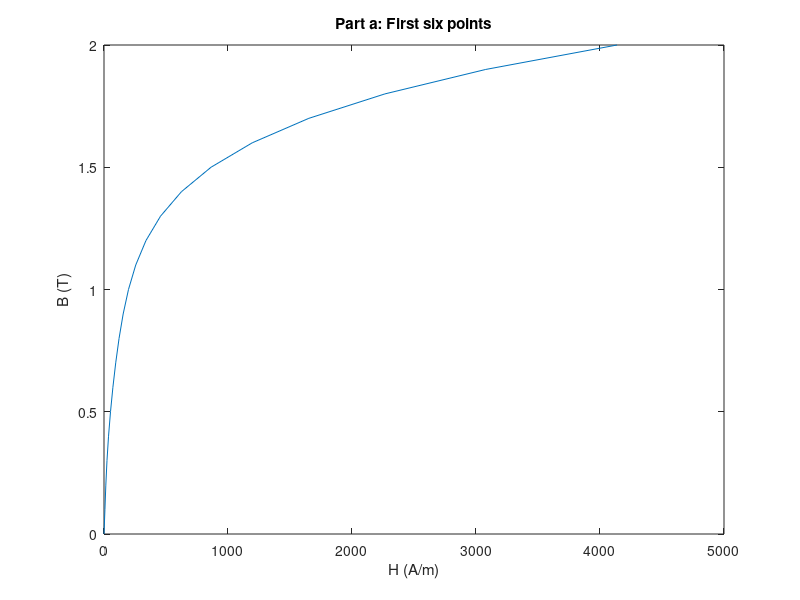
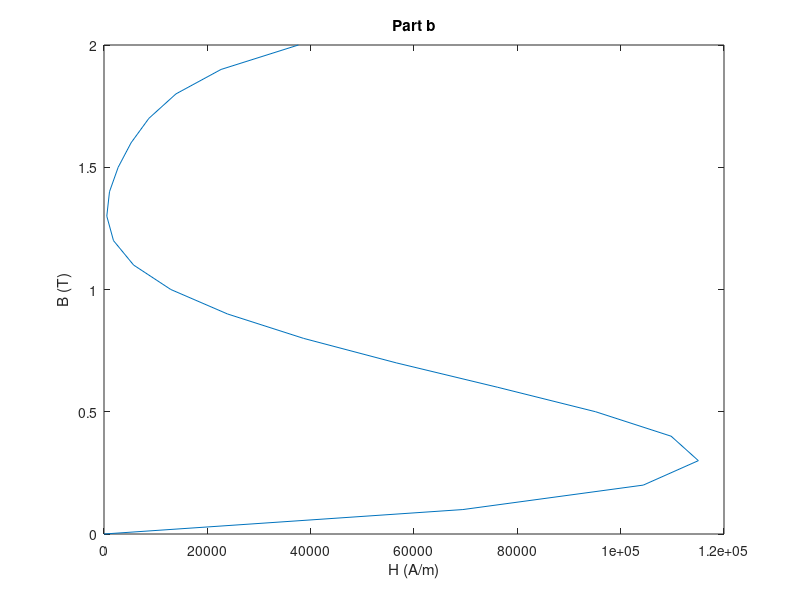

Write MATLAB code to recreate these figures, in order.
%Plot the interpolated points
%First six points
a = @(x) 414.062500000009*x.^5 - 963.54166666669*x.^4 + 873.437500000015*x.^3 - 215.208333333338*x.^2 + 88.6500000000005*x;

%The six points given in part b
b = @(x) 156393.280524088*x.^5 - 966235.57224511*x.^4 + 2253820.22115058*x.^3 - 2337828.82945774*x.^2 + 906781.854422079*x;

%Cubic Hermite
c= @(x)1568971513379.42*x.^15 - 30309713506701.9*x.^14 + 268567396219957.0*x.^13 - 1.44432330293827e+15*x.^12 + 5.25560062780712e+15*x.^11 - 1.36509778845371e+16*x.^10 + 2.60061934819287e+16*x.^9 - 3.67319109930033e+16*x.^8 + 3.83801274237492e+16*x.^7 - 2.9210617380455e+16*x.^6 + 1.56706833559662e+16*x.^5 - 5.57371221336095e+15*x.^4 + 1.16503319968491e+15*x.^3 - 105922354752559.0*x.^2 + 415.846153846154*x;

%%%%%%%%%%%%%%%%%%%%%%%%%%%
x_1 = 0:0.1:2;
x_2 = 0:0.1:100; 
figure;
plot(a(x_1),x_1);  
title('Part a: First six points');
xlabel('H (A/m)');
ylabel('B (T)');
figure;
plot(b(x_1),x_1);
title('Part b');
xlabel('H (A/m)');
ylabel('B (T)');
figure();
plot(c(x_2),x_2);
title('Part c');
xlabel('H (A/m)');
ylabel('B (T)');
%%%%%%%%%%%%%%%%%%%%%%%%%%%
